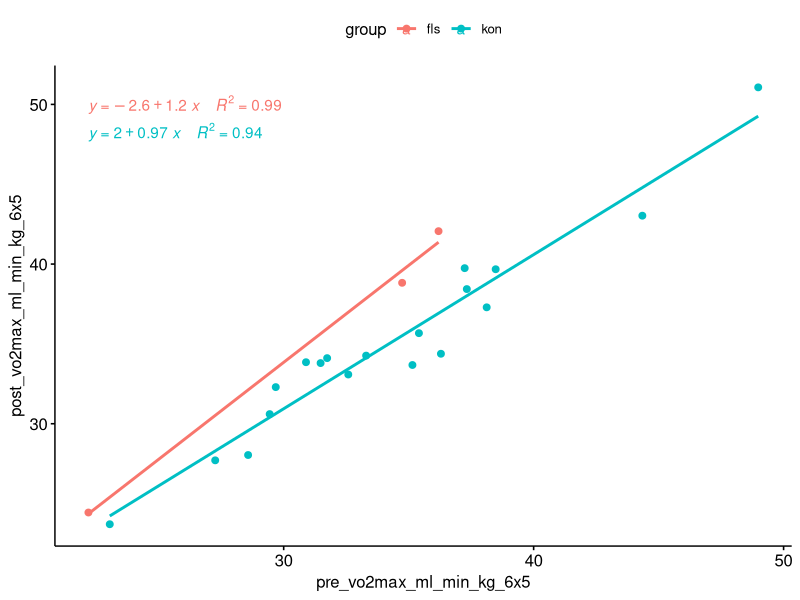

Write R code to recreate this figure. (Note: this script raises an error after producing the figure.)
## ---- chunk 1
library(tidyverse)
library(knitr)
library(readxl)
library(ggtext)
library(flextable)
library(ggplot2)
library(emmeans)
library(ggpubr)
library(broom)
library(rstatix)

data <- read_excel("data/Revidert_resultatskjema.xlsx", na = "NA") #Henter data

Vo2endring_pp <- data %>%
select(id, time, group, vo2max_ml_min_kg_6x5, vo2max_ml_min_6x5, lean_mass, o2_puls_ml, hf_max, rer_max_30sek, bfmax_30sek, Ve_L_min_max_30sek, time_to_exhaustion, borg_end,lac) %>%
  mutate(lean_mass_kg = lean_mass/1000) %>%
  mutate(vo2max_ml_min_lm_6x5 = vo2max_ml_min_6x5/lean_mass_kg)%>%
  select(id, time, group, vo2max_ml_min_kg_6x5,vo2max_ml_min_6x5, vo2max_ml_min_lm_6x5,o2_puls_ml, hf_max, rer_max_30sek, bfmax_30sek, Ve_L_min_max_30sek,time_to_exhaustion, borg_end,lac) %>%
filter(id != "tr031 10541") %>%
  filter(id != "tr031 11421") %>%
  filter(id != "tr031 13404") %>%
  filter(id != "tr031 004") %>%
  filter(id != "tr031 008") %>%
  filter(id != "tr031 001") %>%
  filter(id != "tr031 016") %>%
  filter(id != "tr031 014") %>%
  filter(id != "tr031 002") %>%
  filter(id != "tr031 006") %>%
  filter(id != "tr031 007") %>%
  filter(id != "tr031 009") %>%
  filter(id != "tr031 010") %>%
  filter(id != "tr031 012") %>%
  filter(id != "tr031 013") %>%
  filter(id != "tr031 015") %>%
  group_by(time,group) %>%# grupperer etter tid og FLS/kontroll
  pivot_longer(names_to = "variable", 
               values_to = "value", 
               cols = vo2max_ml_min_kg_6x5:lac) %>%
  group_by(time, group, variable)%>%
  pivot_wider(names_from = time,
               values_from = value)%>%
  pivot_wider(names_from = variable,
              values_from = c(pre,post))%>%
  ungroup()%>%
  print()

ggscatter(Vo2endring_pp, x = "pre_vo2max_ml_min_kg_6x5", y = "post_vo2max_ml_min_kg_6x5",
  color = "group", add = "reg.line"
  )+
  stat_regline_equation(
    aes(label =  paste(..eq.label.., ..rr.label.., sep = "~~~~"), color = group))

Vo2endring_pp %>% anova_test(post_vo2max_ml_min_kg_6x5 ~ group*pre_vo2max_ml_min_kg_6x5)
Vo2endring_pp %>% anova_test(post_vo2max_ml_min_6x5 ~ group*pre_vo2max_ml_min_6x5)
Vo2endring_pp %>% anova_test(post_vo2max_ml_min_lm_6x5 ~ group*pre_vo2max_ml_min_lm_6x5)
Vo2endring_pp %>% anova_test(post_o2_puls_ml ~ group*pre_o2_puls_ml)
Vo2endring_pp %>% anova_test(post_hf_max ~ group*pre_hf_max)
Vo2endring_pp %>% anova_test(post_rer_max_30sek ~ group*pre_rer_max_30sek)
Vo2endring_pp %>% anova_test(post_bfmax_30sek ~ group*pre_bfmax_30sek)
Vo2endring_pp %>% anova_test(post_Ve_L_min_max_30sek ~ group*pre_Ve_L_min_max_30sek)
Vo2endring_pp %>% anova_test(post_time_to_exhaustion ~ group*pre_time_to_exhaustion)
Vo2endring_pp %>% anova_test(post_borg_end ~ group*pre_borg_end)
Vo2endring_pp %>% anova_test(post_lac ~ group*pre_lac)
#Homogeneity of regression slopes

# Fit the model, the covariate goes first
model_o2kg_pp <- lm(post_vo2max_ml_min_kg_6x5 ~ pre_vo2max_ml_min_kg_6x5 + group, data = Vo2endring_pp)
model_o2_pp <- lm(post_vo2max_ml_min_6x5 ~ pre_vo2max_ml_min_6x5 + group, data = Vo2endring_pp)
model_o2_lmpp <- lm(post_vo2max_ml_min_lm_6x5 ~ pre_vo2max_ml_min_lm_6x5 + group, data = Vo2endring_pp)
model_o2puls_pp <- lm(post_o2_puls_ml ~ pre_o2_puls_ml + group, data = Vo2endring_pp)
model_hf_pp <- lm(post_hf_max ~ pre_hf_max + group, data = Vo2endring_pp)
model_rer_pp <- lm(post_rer_max_30sek ~ pre_rer_max_30sek + group, data = Vo2endring_pp)
model_bf_pp <- lm(post_bfmax_30sek ~ pre_bfmax_30sek + group, data = Vo2endring_pp)
model_ve_pp <- lm(post_Ve_L_min_max_30sek ~ pre_Ve_L_min_max_30sek + group, data = Vo2endring_pp)
model_tid_pp <- lm(post_time_to_exhaustion ~ pre_time_to_exhaustion + group, data = Vo2endring_pp)
model_borg_pp <- lm(post_borg_end ~ pre_borg_end + group, data = Vo2endring_pp)
model_lac_pp <- lm(post_lac ~ pre_lac + group, data = Vo2endring_pp)

# Inspect the model diagnostic metrics
model.metrics_o2kg_pp <- augment(model_o2kg_pp) %>%
  select(-.hat, -.sigma, -.fitted) # Remove details
  head(model.metrics_o2kg_pp, 22)
model.metrics_o2_pp <- augment(model_o2_pp) %>%
  select(-.hat, -.sigma, -.fitted) 
  head(model.metrics_o2_pp, 22)
model.metrics_o2_lmpp <- augment(model_o2_lmpp) %>%
  select(-.hat, -.sigma, -.fitted) 
  head(model.metrics_o2_lmpp, 22)
model.metrics_o2puls_pp <- augment(model_o2puls_pp) %>%
  select(-.hat, -.sigma, -.fitted) 
  head(model.metrics_o2puls_pp, 22)
model.metrics_hf_pp <- augment(model_hf_pp) %>%
  select(-.hat, -.sigma, -.fitted) 
  head(model.metrics_hf_pp, 22)
model.metrics_rer_pp <- augment(model_rer_pp) %>%
  select(-.hat, -.sigma, -.fitted) 
  head(model.metrics_rer_pp, 22)
model.metrics_bf_pp <- augment(model_bf_pp) %>%
  select(-.hat, -.sigma, -.fitted) 
  head(model.metrics_bf_pp, 22)
model.metrics_ve_pp <- augment(model_ve_pp) %>%
  select(-.hat, -.sigma, -.fitted) 
  head(model.metrics_ve_pp, 22)
model.metrics_tid_pp <- augment(model_tid_pp) %>%
  select(-.hat, -.sigma, -.fitted) 
  head(model.metrics_tid_pp, 22)
model.metrics_borg_pp <- augment(model_borg_pp) %>%
  select(-.hat, -.sigma, -.fitted) 
  head(model.metrics_borg_pp, 22)
model.metrics_lac_pp <- augment(model_lac_pp) %>%
  select(-.hat, -.sigma, -.fitted) 
  head(model.metrics_lac_pp, 22)  

shapiro_test(model.metrics_o2kg_pp$.resid)
shapiro_test(model.metrics_o2_pp$.resid)
shapiro_test(model.metrics_o2_lmpp$.resid)
shapiro_test(model.metrics_o2puls_pp$.resid)
shapiro_test(model.metrics_hf_pp$.resid)
shapiro_test(model.metrics_rer_pp$.resid)
shapiro_test(model.metrics_bf_pp$.resid)
shapiro_test(model.metrics_ve_pp$.resid)
shapiro_test(model.metrics_tid_pp$.resid)
shapiro_test(model.metrics_borg_pp$.resid)
shapiro_test(model.metrics_lac_pp$.resid)

model.metrics_o2kg_pp %>% levene_test(.resid ~ group)
model.metrics_o2_pp %>% levene_test(.resid ~ group)
model.metrics_o2_lmpp %>% levene_test(.resid ~ group)
model.metrics_o2puls_pp %>% levene_test(.resid ~ group)
model.metrics_hf_pp %>% levene_test(.resid ~ group)
model.metrics_rer_pp %>% levene_test(.resid ~ group)
model.metrics_bf_pp %>% levene_test(.resid ~ group)
model.metrics_ve_pp %>% levene_test(.resid ~ group)
model.metrics_tid_pp %>% levene_test(.resid ~ group)
model.metrics_borg_pp %>% levene_test(.resid ~ group)
model.metrics_lac_pp %>% levene_test(.resid ~ group)

model.metrics_pp %>% 
  filter(abs(.std.resid) > 3) %>%
  as.data.frame()

res.aov_vo2kg_pp <- Vo2endring_pp %>% anova_test(post_vo2max_ml_min_kg_6x5 ~ pre_vo2max_ml_min_kg_6x5 + group)
get_anova_table(res.aov_pp)

res.aov_vo2pp <- Vo2endring_pp %>% anova_test(post_vo2max_ml_min_6x5 ~ pre_vo2max_ml_min_6x5 + group)
get_anova_table(res.aov_pp)

res.aov_vo2lmpp <- Vo2endring_pp %>% anova_test(post_vo2max_ml_min_lm_6x5 ~ pre_vo2max_ml_min_lm_6x5 + group)
get_anova_table(res.aov_pp)

res.aov_o2pulspp <- Vo2endring_pp %>% anova_test(post_o2_puls_ml ~ pre_o2_puls_ml + group)
get_anova_table(res.aov_pp)

res.aov_hfpp <- Vo2endring_pp %>% anova_test(post_hf_max ~ pre_hf_max + group)
get_anova_table(res.aov_pp)

res.aov_rerpp <- Vo2endring_pp %>% anova_test(post_rer_max_30sek ~ pre_rer_max_30sek + group)
get_anova_table(res.aov_pp)

res.aov_bfpp <- Vo2endring_pp %>% anova_test(post_bfmax_30sek ~ pre_bfmax_30sek + group)
get_anova_table(res.aov_pp)

res.aov_vdpp <- Vo2endring_pp %>% anova_test(post_Ve_L_min_max_30sek ~ pre_Ve_L_min_max_30sek + group)
get_anova_table(res.aov_pp)

res.aov_tidpp <- Vo2endring_pp %>% anova_test(post_time_to_exhaustion ~ pre_time_to_exhaustion + group)
get_anova_table(res.aov_pp)

res.aov_borgpp <- Vo2endring_pp %>% anova_test(post_borg_end ~ pre_borg_end + group)
get_anova_table(res.aov_pp)

res.aov_lacpp <- Vo2endring_pp %>% anova_test(post_lac ~ pre_lac + group)
get_anova_table(res.aov_pp)


pwc_vo2kgpp <- Vo2endring_pp%>% 
  emmeans_test(post_vo2max_ml_min_kg_6x5 ~ group, covariate = pre_vo2max_ml_min_kg_6x5, p.adjust.method = "bonferroni")
pwc_vo2kgpp
get_emmeans(pwc_vo2kgpp)

pwc_vo2pp <- Vo2endring_pp%>% 
emmeans_test(post_vo2max_ml_min_6x5 ~ group, covariate = pre_vo2max_ml_min_6x5, p.adjust.method = "bonferroni")

pwc_vo2lmpp <- Vo2endring_pp%>% 
  emmeans_test(post_vo2max_ml_min_lm_6x5 ~ group, covariate = pre_vo2max_ml_min_lm_6x5, p.adjust.method = "bonferroni")

pwc_hfpulspp <- Vo2endring_pp %>% 
  emmeans_test(post_o2_puls_ml ~ group, covariate = pre_o2_puls_ml, p.adjust.method = "bonferroni")

pwc_hfpp <- Vo2endring_pp%>% 
  emmeans_test(post_hf_max ~ group, covariate = pre_hf_max, p.adjust.method = "bonferroni")

pwc_rerpp <- Vo2endring_pp%>% 
  emmeans_test(post_rer_max_30sek ~ group, covariate = pre_rer_max_30sek, p.adjust.method = "bonferroni")

pwc_bfpp <- Vo2endring_pp%>% 
  emmeans_test(post_bfmax_30sek ~ group, covariate = pre_bfmax_30sek, p.adjust.method = "bonferroni")

pwc_vepp <- Vo2endring_pp%>% 
  emmeans_test(post_Ve_L_min_max_30sek ~ group, covariate = pre_Ve_L_min_max_30sek, p.adjust.method = "bonferroni")

pwc_tidpp <- Vo2endring_pp%>% 
  emmeans_test(post_time_to_exhaustion ~ group, covariate = pre_time_to_exhaustion, p.adjust.method = "bonferroni")

pwc_borgpp <- Vo2endring_pp%>% 
  emmeans_test(post_borg_end ~ group, covariate = pre_borg_end, p.adjust.method = "bonferroni")

pwc_lacpp <- Vo2endring_pp%>% 
  emmeans_test(post_lac ~ group, covariate = pre_lac, p.adjust.method = "bonferroni")

pwc_bfpp$p
pwc_borgpp$p
pwc_hfpp$p
pwc_lacpp$p
pwc_rerpp$p
pwc_tidpp$p
pwc_vo2kgpp$p
pwc_vo2lmpp$p
pwc_vo2pp$p
pwc_vepp$p
pwc_hfpulspp$p



pwc_pp <- pwc_pp %>% add_xy_position(x = "group", fun = "mean_se")
ggline(get_emmeans(pwc_pp), x = "group", y = "emmean") +
  geom_errorbar(aes(ymin = conf.low, ymax = conf.high), width = 0.2) + 
  stat_pvalue_manual(pwc_pp, hide.ns = TRUE, tip.length = FALSE) +
  labs(
    subtitle = get_test_label(res.aov_pp, detailed = TRUE),
    caption = get_pwc_label(pwc_pp))

 vo2_total_pp <- Vo2endring_pp %>%
   mutate(endring = post-pre, prosentvis_endring = (post - pre)/pre * 100) %>%
  group_by(group)%>%
  summarise(mean = mean(endring),
            sd = sd(endring),
            mean_pro = mean(prosentvis_endring),
            sd_pro = sd(prosentvis_endring)) %>%
  print()
 
## ---- chunk 2
Vo2endring_ppm <- select(data, id, time, group, vo2max_ml_min_kg_6x5) %>%
filter(id != "tr031 10541") %>%
  filter(id != "tr031 11421") %>%
  filter(id != "tr031 13404") %>%
  filter(id != "tr031 004") %>%
  filter(id != "tr031 008") %>%
  filter(id != "tr031 001") %>%
  filter(id != "tr031 016") %>%
  filter(id != "tr031 007") %>%
  filter(id != "tr031 010") %>%
  filter(id != "tr031 012") %>%
  filter(id != "tr031 013") %>%
  filter(id != "tr031 014") %>% #gjorde ikke test og ble ikke inkludert her
  pivot_wider(names_from = time,
               values_from = vo2max_ml_min_kg_6x5) %>%
  print()



ggscatter(Vo2endring_ppm, x = "pre", y = "post",
  color = "group", add = "reg.line"
  )+
  stat_regline_equation(
    aes(label =  paste(..eq.label.., ..rr.label.., sep = "~~~~"), color = group))

Vo2endring_ppm %>% anova_test(post ~ group*pre) #Homogeneity of regression slopes

# Fit the model, the covariate goes first
model_ppm <- lm(post ~ pre + group, data = Vo2endring_ppm)
# Inspect the model diagnostic metrics
model.metrics_ppm <- augment(model_ppm) %>%
  select(-.hat, -.sigma, -.fitted) # Remove details
head(model.metrics, 26)

shapiro_test(model.metrics_ppm$.resid)

model.metrics_ppm %>% levene_test(.resid ~ group)

model.metrics_ppm %>% 
  filter(abs(.std.resid) > 3) %>%
  as.data.frame()

res.aov_ppm <- Vo2endring_ppm %>% anova_test(post ~ pre + group)
get_anova_table(res.aov_ppm)


pwc_ppm <- Vo2endring_ppm %>% 
  emmeans_test(
    post ~ group, covariate = pre,
    p.adjust.method = "bonferroni")
pwc_ppm
get_emmeans(pwc_ppm)

pwc_ppm <- pwc_ppm %>% add_xy_position(x = "group", fun = "mean_se")
ggline(get_emmeans(pwc_ppm), x = "group", y = "emmean") +
  geom_errorbar(aes(ymin = conf.low, ymax = conf.high), width = 0.2) + 
  stat_pvalue_manual(pwc_ppm, hide.ns = TRUE, tip.length = FALSE) +
  labs(
    subtitle = get_test_label(res.aov_ppm, detailed = TRUE),
    caption = get_pwc_label(pwc_ppm))





 vo2_total_ppm <- Vo2endring_ppm %>%
   mutate(endring = post-pre, prosentvis_endring = (post - pre)/pre * 100) %>%
  group_by(group)%>%
  summarise(mean = mean(endring),
            sd = sd(endring),
            mean_pro = mean(prosentvis_endring),
            sd_pro = sd(prosentvis_endring)) %>%
  print()
## ---- chunk 3

Vo2endring_itt <- select(data, id, time, group, vo2max_ml_min_kg_6x5) %>%
  pivot_wider(names_from = time,
               values_from = vo2max_ml_min_kg_6x5) %>%
  print()
#nr 014 gjorde ikke vo2maks på post, men fikk her satt inn tilsvarende pre-test

ggscatter(Vo2endring_itt, x = "pre", y = "post",
  color = "group", add = "reg.line"
  )+
  stat_regline_equation(
    aes(label =  paste(..eq.label.., ..rr.label.., sep = "~~~~"), color = group))

Vo2endring_itt %>% anova_test(post ~ group*pre) #Homogeneity of regression slopes

# Fit the model, the covariate goes first
model_itt <- lm(post ~ pre + group, data = Vo2endring_itt)
# Inspect the model diagnostic metrics
model.metrics_itt <- augment(model_itt) %>%
  select(-.hat, -.sigma, -.fitted) # Remove details
head(model.metrics, 38)

shapiro_test(model.metrics_itt$.resid)

model.metrics_itt %>% levene_test(.resid ~ group)

model.metrics_itt %>% 
  filter(abs(.std.resid) > 3) %>%
  as.data.frame()

res.aov_itt <- Vo2endring_itt %>% anova_test(post ~ pre + group)
get_anova_table(res.aov_itt)


pwc_itt <- Vo2endring_itt %>% 
  emmeans_test(
    post ~ group, covariate = pre,
    p.adjust.method = "bonferroni")
pwc_itt
get_emmeans(pwc_itt)

pwc_itt <- pwc_itt %>% add_xy_position(x = "group", fun = "mean_se")
ggline(get_emmeans(pwc_itt), x = "group", y = "emmean") +
  geom_errorbar(aes(ymin = conf.low, ymax = conf.high), width = 0.2) + 
  stat_pvalue_manual(pwc_itt, hide.ns = TRUE, tip.length = FALSE) +
  labs(
    subtitle = get_test_label(res.aov_itt, detailed = TRUE),
    caption = get_pwc_label(pwc_itt))




 vo2_total_itt <- Vo2endring_itt %>%
   mutate(endring = post-pre, prosentvis_endring = (post - pre)/pre * 100) %>%
  group_by(group)%>%
  summarise(mean = mean(endring),
            sd = sd(endring),
            mean_pro = mean(prosentvis_endring),
            sd_pro = sd(prosentvis_endring)) %>%
  print()
